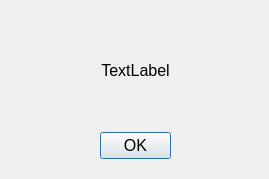
<?xml version="1.0" encoding="UTF-8"?>
<ui version="4.0">
 <class>FailedAddDialog</class>
 <widget class="QDialog" name="FailedAddDialog">
  <property name="geometry">
   <rect>
    <x>0</x>
    <y>0</y>
    <width>269</width>
    <height>179</height>
   </rect>
  </property>
  <property name="font">
   <font>
    <pointsize>12</pointsize>
   </font>
  </property>
  <property name="windowTitle">
   <string>Dialog</string>
  </property>
  <widget class="QDialogButtonBox" name="buttonBox">
   <property name="geometry">
    <rect>
     <x>100</x>
     <y>130</y>
     <width>71</width>
     <height>31</height>
    </rect>
   </property>
   <property name="font">
    <font>
     <pointsize>12</pointsize>
    </font>
   </property>
   <property name="orientation">
    <enum>Qt::Horizontal</enum>
   </property>
   <property name="standardButtons">
    <set>QDialogButtonBox::Ok</set>
   </property>
  </widget>
  <widget class="QLabel" name="message">
   <property name="geometry">
    <rect>
     <x>20</x>
     <y>20</y>
     <width>231</width>
     <height>101</height>
    </rect>
   </property>
   <property name="text">
    <string>TextLabel</string>
   </property>
   <property name="alignment">
    <set>Qt::AlignCenter</set>
   </property>
   <property name="wordWrap">
    <bool>true</bool>
   </property>
  </widget>
 </widget>
 <resources/>
 <connections>
  <connection>
   <sender>buttonBox</sender>
   <signal>accepted()</signal>
   <receiver>FailedAddDialog</receiver>
   <slot>accept()</slot>
   <hints>
    <hint type="sourcelabel">
     <x>248</x>
     <y>254</y>
    </hint>
    <hint type="destinationlabel">
     <x>157</x>
     <y>274</y>
    </hint>
   </hints>
  </connection>
  <connection>
   <sender>buttonBox</sender>
   <signal>rejected()</signal>
   <receiver>FailedAddDialog</receiver>
   <slot>reject()</slot>
   <hints>
    <hint type="sourcelabel">
     <x>316</x>
     <y>260</y>
    </hint>
    <hint type="destinationlabel">
     <x>286</x>
     <y>274</y>
    </hint>
   </hints>
  </connection>
 </connections>
</ui>
